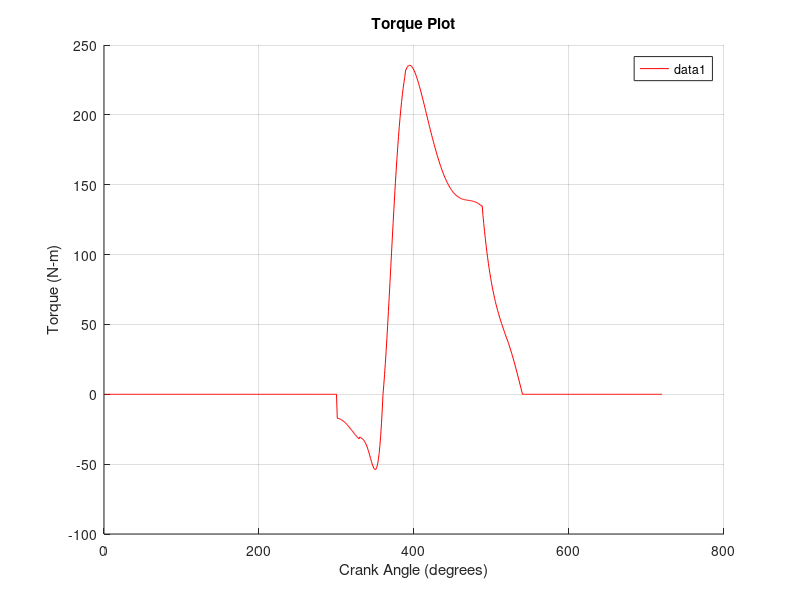
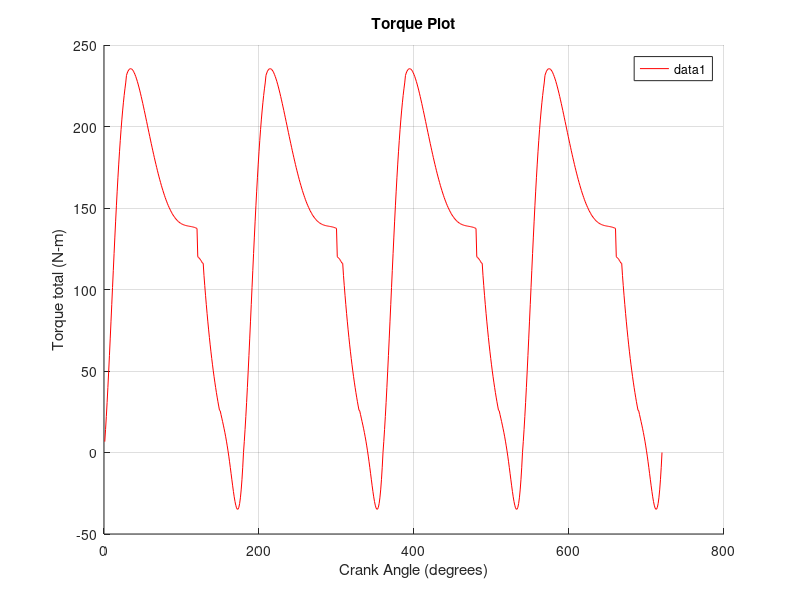

Here is the MATLAB script that generated these plots, in order:
clc;
load('part2.mat')

T0 = zeros(1, length(crank_angle));

for i=1:length(crank_angle)
    % Define matrix A (coefficient matrix)
    A = [
        0, 0, 0, 0, 1, 0, 1, 0;
        0, 0, 0, 0, 0, 1, 0, 0;
        0, 0, 1, 0, -1, 0, 0, 0;
        0, 0, 0, 1, 0, -1, 0, 0;
        0, 0, AG3*cosd(coupler_angle0(i)), AG3*sind(coupler_angle0(i)), BG3*cosd(coupler_angle0(i)), BG3*sind(coupler_angle0(i)), 0, 0;
        1, 0, -1, 0, 0, 0, 0, 0;
        0, 1, 0, -1, 0, 0, 0, 0;
        0, 0, crank_length*cosd(crank_angle(i)), crank_length*sind(crank_angle(i)), 0, 0, 0, 1;
    ];

    % Define the right-hand side vector (b)
    b = [ 
        0;
        m4 * a4y(i) + Fg(i) - F_atm + m4 * g;
        m3 * a3x(i);
        m3 * a3y(i) + m3 * g;
        J3 * alpha3(i);
        m2 * a2x(i);
        m2 * a2y(i) + m2 * g;
        -(m2 * g) * crank_length * sind(crank_angle(i))
    ];

    % Solve the matrix equation A * x = b using matrix division
    x_values = A \ b;
    
    % Extract and display only T0 (the last unknown)
    T0(i) = x_values(end);
end

T0 = -T0;
T0(1:300) =  0;
T0(540:720) = 0;
T1 = circshift(T0, 180);
T2 = circshift(T0, 360);
T3 = circshift(T0, 540);

T_total = T0 + T1 + T2 + T3;

% Plot the torque for a single cylinder and the total torque
figure;
hold on;
plot(crank_angle, T0, 'r');
% plot(crank_angle, T1, 'r');
% plot(crank_angle, T2, 'r');
% plot(crank_angle, T3, 'r');
xlabel('Crank Angle (degrees)');
ylabel('Torque (N-m)');
legend show;
title('Torque Plot');
grid on;

figure;
hold on;
plot(crank_angle, T_total, 'r');
xlabel('Crank Angle (degrees)');
ylabel('Torque total (N-m)');
legend show;
title('Torque Plot');
grid on;
disp('doneee')
